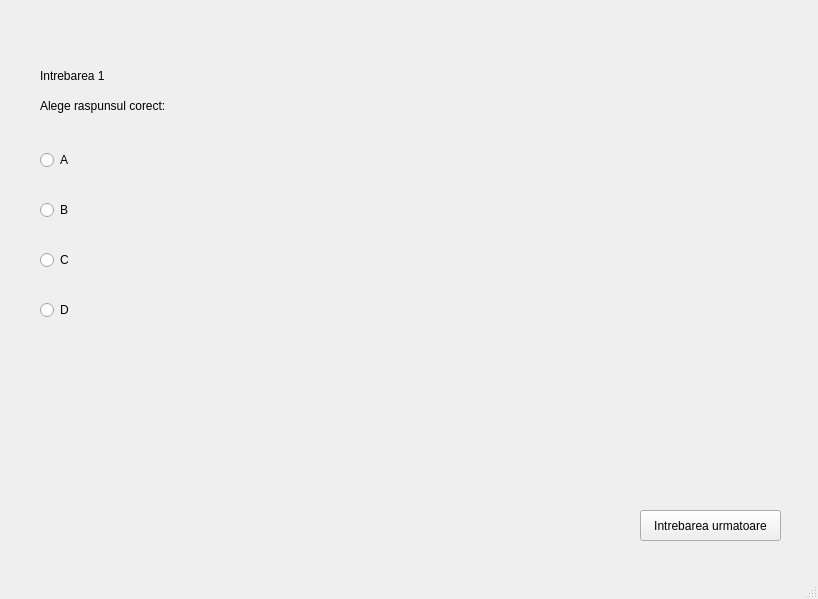
<?xml version="1.0" encoding="UTF-8"?>
<ui version="4.0">
 <class>MainWindow</class>
 <widget class="QMainWindow" name="MainWindow">
  <property name="geometry">
   <rect>
    <x>0</x>
    <y>0</y>
    <width>818</width>
    <height>599</height>
   </rect>
  </property>
  <property name="windowTitle">
   <string>MainWindow</string>
  </property>
  <widget class="QWidget" name="centralwidget">
   <widget class="QLabel" name="label">
    <property name="geometry">
     <rect>
      <x>40</x>
      <y>90</y>
      <width>141</width>
      <height>31</height>
     </rect>
    </property>
    <property name="text">
     <string>Alege raspunsul corect:</string>
    </property>
   </widget>
   <widget class="QRadioButton" name="radioButton">
    <property name="geometry">
     <rect>
      <x>40</x>
      <y>150</y>
      <width>95</width>
      <height>20</height>
     </rect>
    </property>
    <property name="text">
     <string>A</string>
    </property>
   </widget>
   <widget class="QRadioButton" name="radioButton_2">
    <property name="geometry">
     <rect>
      <x>40</x>
      <y>200</y>
      <width>95</width>
      <height>20</height>
     </rect>
    </property>
    <property name="text">
     <string>B</string>
    </property>
   </widget>
   <widget class="QRadioButton" name="radioButton_3">
    <property name="geometry">
     <rect>
      <x>40</x>
      <y>250</y>
      <width>95</width>
      <height>20</height>
     </rect>
    </property>
    <property name="text">
     <string>C</string>
    </property>
   </widget>
   <widget class="QRadioButton" name="radioButton_4">
    <property name="geometry">
     <rect>
      <x>40</x>
      <y>300</y>
      <width>95</width>
      <height>20</height>
     </rect>
    </property>
    <property name="text">
     <string>D</string>
    </property>
   </widget>
   <widget class="QPushButton" name="pushButton">
    <property name="geometry">
     <rect>
      <x>640</x>
      <y>510</y>
      <width>141</width>
      <height>31</height>
     </rect>
    </property>
    <property name="text">
     <string>Intrebarea urmatoare</string>
    </property>
   </widget>
   <widget class="QLabel" name="label_2">
    <property name="geometry">
     <rect>
      <x>40</x>
      <y>60</y>
      <width>81</width>
      <height>31</height>
     </rect>
    </property>
    <property name="text">
     <string>Intrebarea 1</string>
    </property>
   </widget>
  </widget>
  <widget class="QMenuBar" name="menubar">
   <property name="geometry">
    <rect>
     <x>0</x>
     <y>0</y>
     <width>818</width>
     <height>26</height>
    </rect>
   </property>
  </widget>
  <widget class="QStatusBar" name="statusbar"/>
 </widget>
 <resources/>
 <connections/>
</ui>
